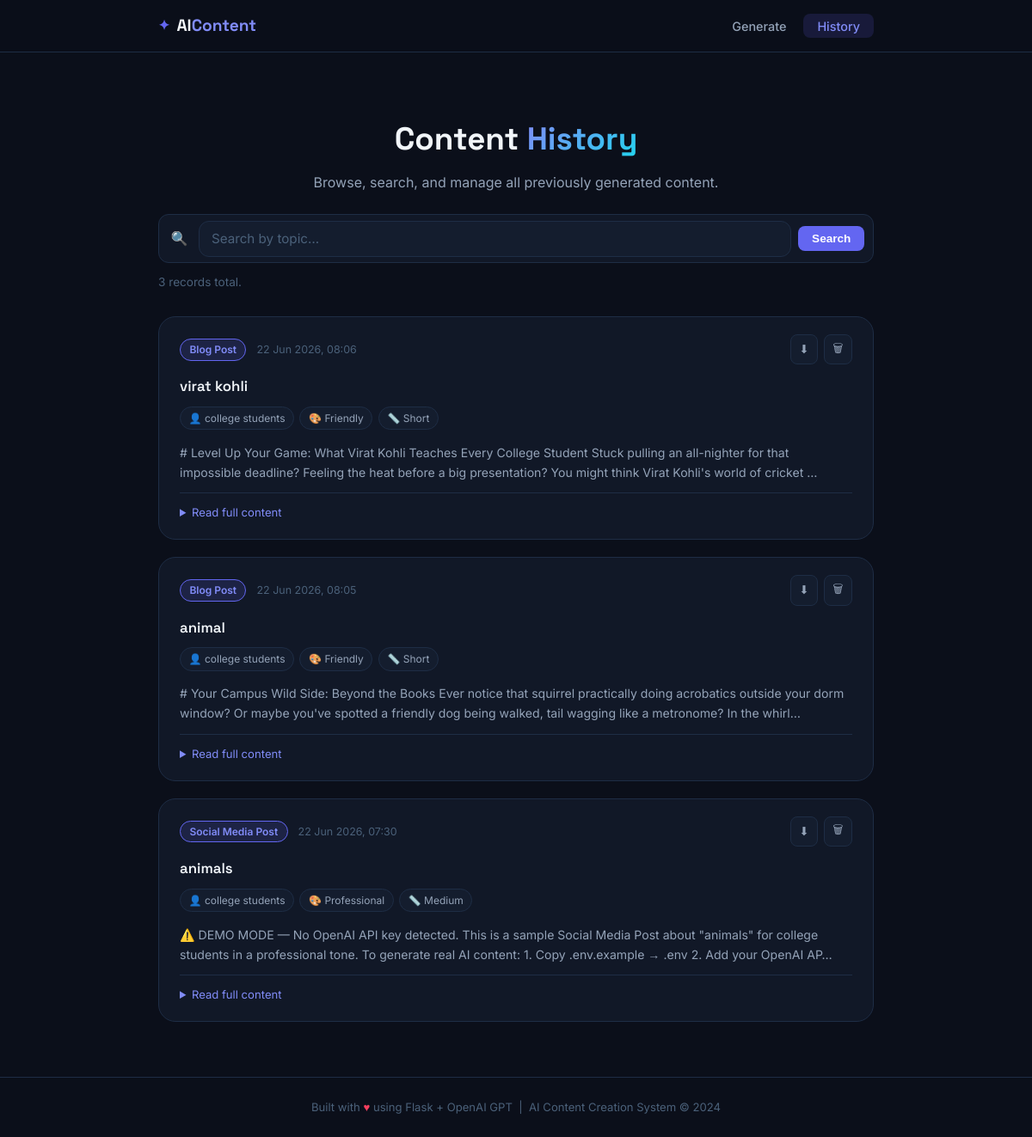
The app's page /history with its own data.
### models/content_model.py (models this page shows, shortened)
class ContentHistory(db.Model):
    __tablename__ = 'content_history'
    id = db.Column(db.Integer, primary_key=True, autoincrement=True)
    content_type = db.Column(db.String(100), nullable=False)
    topic = db.Column(db.String(500), nullable=False)
    audience = db.Column(db.String(200), nullable=False)
    tone = db.Column(db.String(100), nullable=False)
    length = db.Column(db.String(50), nullable=False)
    generated_content = db.Column(db.Text, nullable=False)
    created_at = db.Column(db.DateTime, default=datetime.utcnow)

### routes/content_routes.py (the view)
@content_bp.route('/history')
def history():
    search_query = request.args.get('search', '').strip()
    if search_query:
        records = (
            ContentHistory.query
            .filter(ContentHistory.topic.ilike(f'%{search_query}%'))
            .order_by(ContentHistory.created_at.desc())
            .all()
        )
    else:
        records = (
            ContentHistory.query
            .order_by(ContentHistory.created_at.desc())
            .all()
        )
    return render_template('history.html', records=records, search=search_query)

### templates/history.html (shortened to what this page needs)
{% extends "layout.html" %}
{% block content %}
<section class="page-header">
  <h1 class="page-title">Content <span class="gradient-text">History</span></h1>
  <p class="page-subtitle">Browse, search, and manage all previously generated content.</p>
</section>
<section class="search-section">
  <form method="GET" action="/history" class="search-form">
    <div class="search-bar">
      <span class="search-icon">🔍</span>
      <input
        type="text"
        name="search"
        placeholder="Search by topic…"
        value="{{ search }}"
        class="search-input"
      />
      <button type="submit" class="btn-search">Search</button>
    </div>
  </form>
  {% if search %}
    <p class="search-info">
      Showing results for <strong>"{{ search }}"</strong> —
      {{ records|length }} record{% if records|length != 1 %}s{% endif %} found.
    </p>
  {% else %}
    <p class="search-info">
      {{ records|length }} record{% if records|length != 1 %}s{% endif %} total.
    </p>
  {% endif %}
</section>
<section class="history-section">
  {% if records %}
    <div class="history-grid">
      {% for record in records %}
      <div class="history-card" id="card-{{ record.id }}">
        <div class="history-card-header">
          <div class="hc-meta">
            <span class="hc-type">{{ record.content_type }}</span>
            <span class="hc-date">{{ record.created_at.strftime('%d %b %Y, %H:%M') }}</span>
          </div>
          <div class="hc-actions">
            <a href="/export/{{ record.id }}" class="btn-icon" title="Download TXT">⬇</a>
            <button
              class="btn-icon btn-delete"
              data-id="{{ record.id }}"
              title="Delete record"
            >🗑</button>
          </div>
        </div>
        <h3 class="hc-topic">{{ record.topic }}</h3>
        <div class="hc-pills">
          <span class="pill">👤 {{ record.audience }}</span>
          <span class="pill">🎨 {{ record.tone | capitalize }}</span>
          <span class="pill">📏 {{ record.length | capitalize }}</span>
        </div>
        <p class="hc-preview">{{ record.generated_content[:220] }}{% if record.generated_content|length > 220 %}…{% endif %}</p>
        <details class="hc-details">
          <summary>Read full content</summary>
        </details>
      </div>
      {% endfor %}
    </div>
  {% endif %}
</section>
{% endblock %}

### templates/layout.html (shortened to what this page needs)
<!DOCTYPE html>
<html lang="en">
<head>
  <link rel="stylesheet" href="{{ url_for('static', filename='css/style.css') }}" />
</head>
<body>
  <nav class="navbar">
    <div class="nav-inner">
      <a href="/" class="nav-brand">
        <span class="brand-icon">✦</span>
        <span class="brand-name">AI<span class="brand-accent">Content</span></span>
      </a>
      <ul class="nav-links">
        <li><a href="/" class="nav-link {% if request.path == '/' %}active{% endif %}">Generate</a></li>
        <li><a href="/history" class="nav-link {% if request.path == '/history' %}active{% endif %}">History</a></li>
      </ul>
    </div>
  </nav>
  <main class="main-content">
    {% block content %}{% endblock %}
  </main>
  <footer class="footer">
    <p>
      Built with <span class="footer-heart">♥</span> using Flask + OpenAI GPT &nbsp;|&nbsp;
      AI Content Creation System &copy; 2024
    </p>
  </footer>
</body>
</html>

### records on screen
ContentHistory: content_type "Blog Post", created_at "22 Jun 2026, 08:06", topic "virat kohli", audience "college students", tone "Friendly", length "Short", generated_content "# Level Up Your Game: What Virat Kohli Teaches Every College Student Stuck pulling an all-nighter for that impossible deadline? Feeling the heat before a big presentation? You might think Virat Kohli's world of cricket"
ContentHistory: content_type "Blog Post", created_at "22 Jun 2026, 08:05", topic "animal", audience "college students", tone "Friendly", length "Short", generated_content "# Your Campus Wild Side: Beyond the Books Ever notice that squirrel practically doing acrobatics outside your dorm window? Or maybe you've spotted a friendly dog being walked, tail wagging like a metronome? In the whirl"
ContentHistory: content_type "Social Media Post", created_at "22 Jun 2026, 07:30", topic "animals", audience "college students", tone "Professional", length "Medium", generated_content "⚠️ DEMO MODE — No OpenAI API key detected. This is a sample Social Media Post about \"animals\" for college students in a professional tone. To generate real AI content: 1. Copy .env.example → .env 2. Add your OpenAI AP"

### other values on screen
{{ records|length }} "3"
